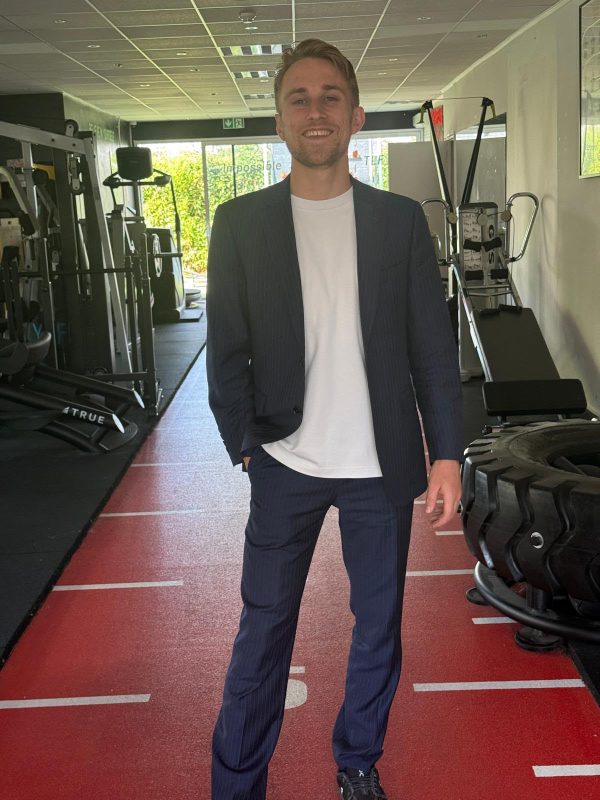
#> input picture design-source/editorial/originals/paul-founder-2026-08-01.jpg, 1200 x 1600 px (shown at 1/2 size)
$ python build_founder_bust.py
#> lines starting #> are read from the running program, lines starting #| are printed output that depends on the picture
#!/usr/bin/env python3
"""PARRIT-TECH-TRUST-POLISH-V2 — portrait fondateur, cadrage documentaire.

Remplace le détourage pleine hauteur de la section fondateur, qui donnait une
silhouette publicitaire flottante. Ici le fond réel est conservé : c'est une
photographie, pas une découpe.

AUCUNE OPÉRATION GÉNÉRATIVE. Le visage n'est ni régénéré, ni corrigé, ni
embelli. Les seules opérations sont : recadrage, désaturation, courbe de
contraste, grain argentique. Aucun modèle d'image n'intervient.

Source : design-source/editorial/originals/paul-founder-2026-08-01.jpg

Usage : python3 design-source/editorial/recipes/build_founder_bust.py
"""
from pathlib import Path

from PIL import Image, ImageEnhance, ImageOps

ROOT = Path(__file__).resolve().parents[3]
ORIG = ROOT / "design-source/editorial/originals"
EXPORTS = ROOT / "design-source/editorial/exports"
WEB = ROOT / "public/brand/editorial/portraits"

SRC = "paul-founder-2026-08-01.jpg"


def bust() -> Image.Image:
    """Cadrage buste, 4:5. Le sujet est décentré vers la droite : la salle
    reste lisible à gauche, c'est elle qui rend la photo documentaire."""
    im = Image.open(ORIG / SRC).convert("RGB")
#> im is the input picture: PIL image 1200x1600 RGB; mean R, G, B 105.1, 88, 79.7
    w, h = im.size  # 1200 x 1600
#> w = 1200; h = 1600

    # Mesuré sur la source : la tête occupe x 563-699, y 65-192. Le buste
    # descend au milieu du torse. Cadrage 4:5, sujet légèrement décentré à
    # droite pour que la salle reste lisible et rende la photo documentaire.
    box = (360, 22, 890, 684)
    crop = im.crop(box)
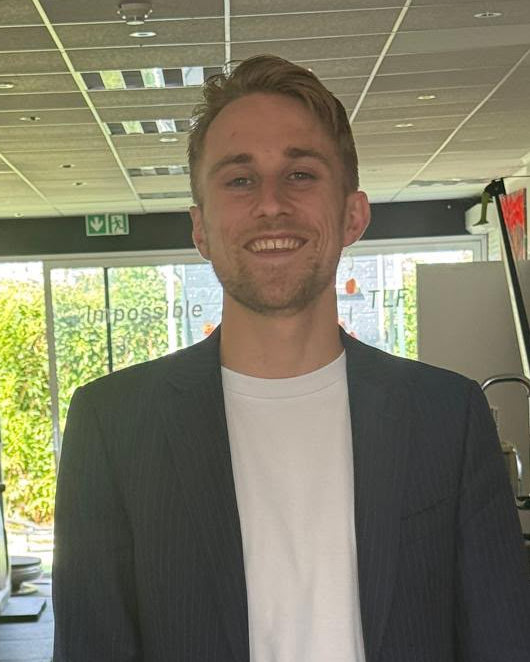
#> crop: PIL image 530x662 RGB; mean R, G, B 126.3, 123.3, 102.4
    return crop


def grade(im: Image.Image) -> Image.Image:
    """Noir et blanc documentaire. Le fond reste lisible mais recule ;
    le visage garde sa texture."""
    g = ImageOps.grayscale(im)
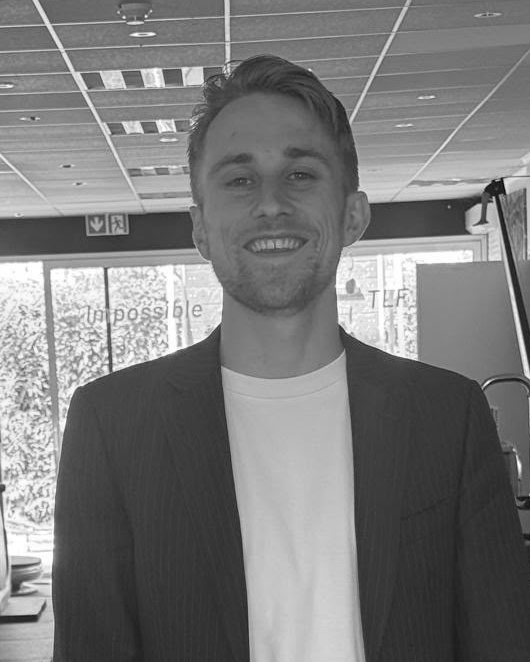
#> g: PIL image 530x662 L; min 8, max 255, mean 121.8
    g = ImageEnhance.Contrast(g).enhance(1.22)
    # Courbe douce : on ouvre les noirs pour ne pas boucher la salle,
    # on retient les hautes lumières pour ne pas brûler le t-shirt.
    lut = []
    for i in range(256):
        v = i / 255.0
        v = 0.045 + v * 0.93
        v = v ** 0.96
        lut.append(max(0, min(255, int(v * 255))))
    return g.point(lut).convert("RGB")


def grain(im: Image.Image, amount: float = 4.2) -> Image.Image:
    """Grain argentique fin. Graine fixe : recette reproductible."""
#> called with amount = 4.2
    import numpy as np

    rng = np.random.default_rng(20260801)
    noise = rng.normal(0, amount, (im.height, im.width, 1))
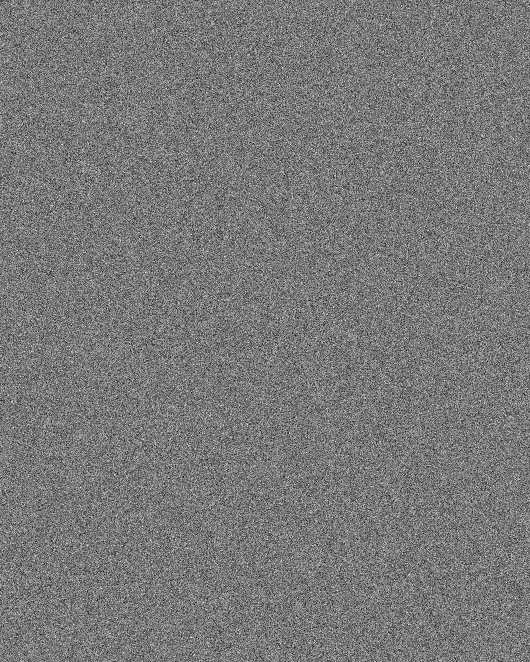
#> noise: shape (662, 530, 1) float64; min -17.5, max 19.34, mean 0.0108; drawn with min black and max white
    a = np.asarray(im).astype(np.float32) + noise
    return Image.fromarray(np.clip(a, 0, 255).astype("uint8"), "RGB")


def main() -> None:
    EXPORTS.mkdir(parents=True, exist_ok=True)
    WEB.mkdir(parents=True, exist_ok=True)

    b = grain(grade(bust()))
    b.save(EXPORTS / "paul-founder-bust.png")

    out = b.copy()
    out.thumbnail((960, 1200), Image.LANCZOS)
    out.save(WEB / "paul-founder-bust.jpg", quality=90, optimize=True, progressive=True)
#> (the run stopped early here; a loop or call above may not have finished)

$ run again, with design-source/editorial/originals/paul-frontal-01.jpg copied over design-source/editorial/originals/paul-founder-2026-08-01.jpg
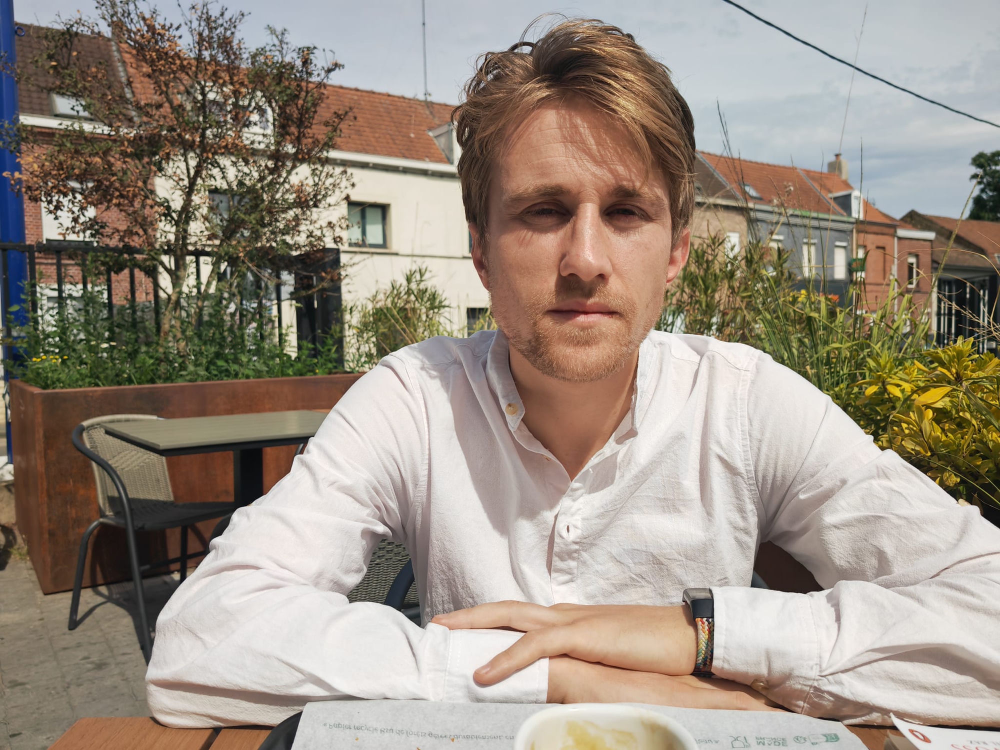
#> input picture design-source/editorial/originals/paul-frontal-01.jpg, 2000 x 1500 px (shown at 1/2 size)
#> in bust, im is the input picture: PIL image 2000x1500 RGB; mean R, G, B 155.7, 144.1, 131.6
#> in bust, `crop = im.crop(box)`:
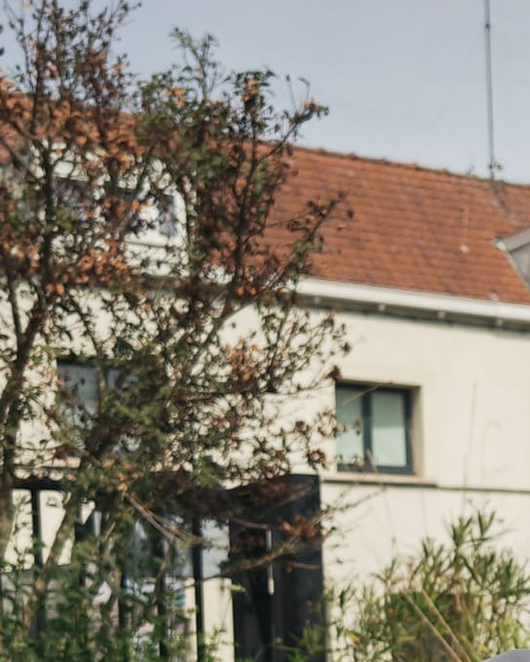
#> crop: PIL image 530x662 RGB; mean R, G, B 138.4, 130.8, 116.8
#> in grade, `g = ImageEnhance.Contrast(g).enhance(1.22)`:
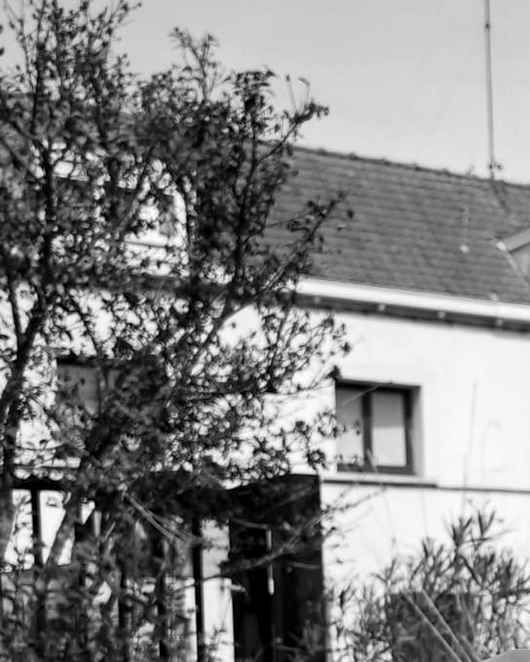
#> g: PIL image 530x662 L; min 0, max 255, mean 131.1

$ run again, with design-source/editorial/originals/paul-roses.jpg copied over design-source/editorial/originals/paul-founder-2026-08-01.jpg
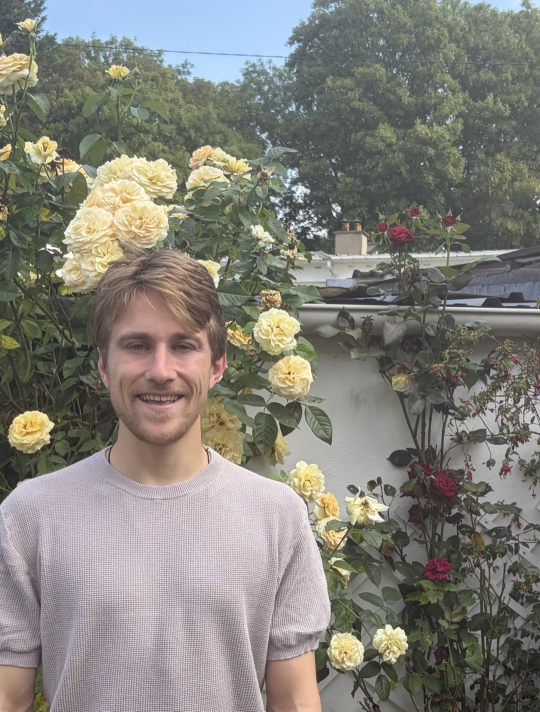
#> input picture design-source/editorial/originals/paul-roses.jpg, 1080 x 1423 px (shown at 1/2 size)
#> in bust, im is the input picture: PIL image 1080x1423 RGB; mean R, G, B 130.8, 128.8, 121.4
#> in grade, `g = ImageOps.grayscale(im)`:
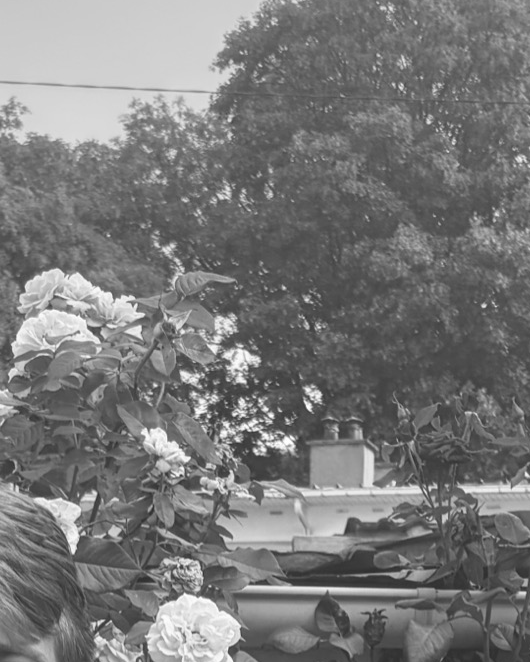
#> g: PIL image 530x662 L; min 42, max 255, mean 121
#> in grain, `a = np.asarray(im).astype(np.float32) + noise`:
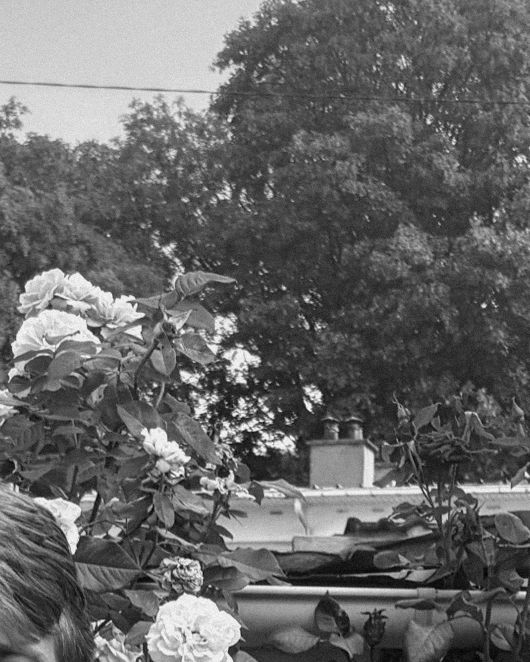
#> a: shape (662, 530, 3) float64; min 32.47, max 264.2, mean 126.3; drawn with min black and max white
